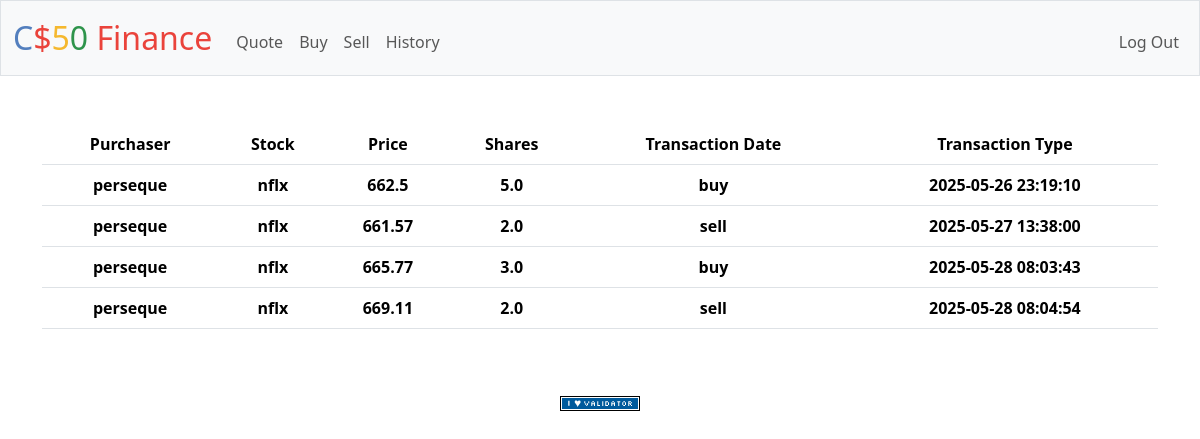
Page /history (signed in) on the earlier database version.
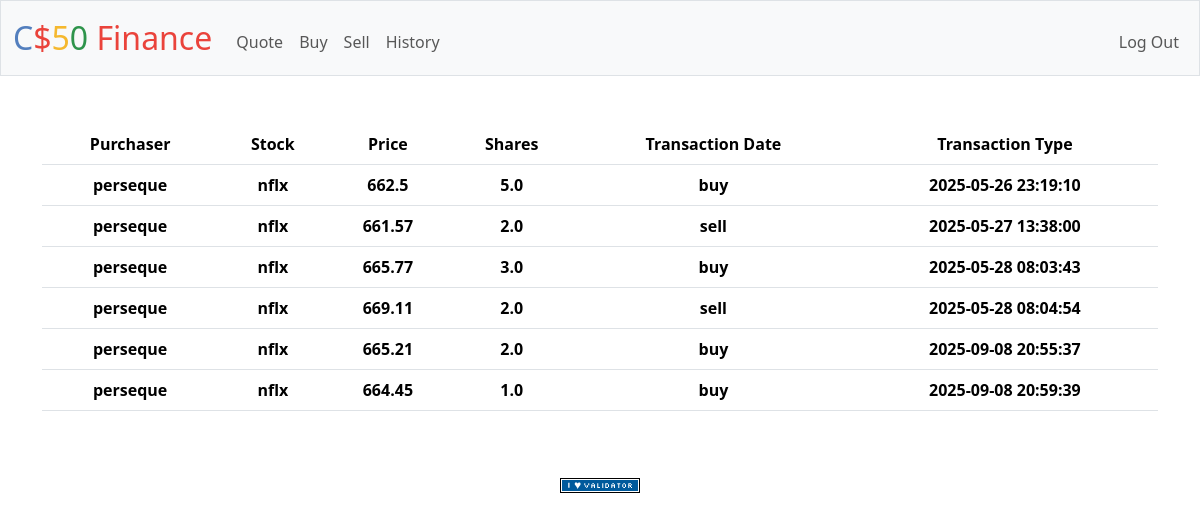
Same page on the later database version.
### tables this page shows
CREATE TABLE users (id INTEGER PRIMARY KEY AUTOINCREMENT NOT NULL, username TEXT NOT NULL, hash TEXT NOT NULL, cash NUMERIC NOT NULL DEFAULT 10000.00);

CREATE TABLE history (
                id INTEGER PRIMARY KEY AUTOINCREMENT,
                purchaser_id INTEGER NOT NULL,
                symbol TEXT NOT NULL,
                stock_price REAL NOT NULL,
                shares REAL NOT NULL,
                total_cost REAL NOT NULL,
                transaction_date TIMESTAMP DEFAULT CURRENT_TIMESTAMP,
                transaction_type TEXT CHECK(transaction_type IN ('buy', 'sell')) NOT NULL,
                FOREIGN KEY (purchaser_id) REFERENCES users(id)
            );

### app.py (the view)
@app.route("/history")
@login_required
def history():
    rows = db.execute(
        "SELECT symbol, purchaser_id, shares, stock_price, transaction_type, transaction_date FROM history"
    )
    purchaser = db.execute("SELECT username FROM users")[0]["username"]
    history = []
    for row in rows:
        history.append(
            {
                "Symbol": row["symbol"],
                "Purchaser": purchaser,
                "Stock Price": row["stock_price"],
                "Shares Owned": row["shares"],
                "Transaction Date": row["transaction_date"],
                "Transaction Type": row["transaction_type"],
            }
        )
    return render_template("history.html", history=history)

### app.py (called while the page is built)
@app.after_request
def after_request(response):
    response.headers["Cache-Control"] = "no-cache, no-store, must-revalidate"
    response.headers["Expires"] = 0
    response.headers["Pragma"] = "no-cache"
    return response

### helpers.py (called while the page is built)
def login_required(f):
    @wraps(f)
    def decorated_function(*args, **kwargs):
        if session.get("user_id") is None:
            return redirect("/login")
        return f(*args, **kwargs)
    return decorated_function

### templates/history.html
{% extends "layout.html" %}
{% block main %}
<div class="section">
  <table class="table">
    <thead>
      <tr>
        <th>Purchaser</th>
        <th>Stock</th>
        <th>Price</th>
        <th>Shares</th>
        <th>Transaction Date</th>
        <th>Transaction Type</th>
      </tr>
    </thead>
    <tbody>
      {% for item in history %}
        <tr>
        <th> {{ item["Purchaser"] }}</th>
        <th> {{ item["Symbol"] }} </th>
        <th> {{ item["Stock Price"] }} </th>
        <th> {{ item["Shares Owned"] }} </th>
        <th> {{ item["Transaction Type"] }} </th>
        <th> {{ item["Transaction Date"] }} </th>
        </tr>
      {% endfor %}
   </tbody>
  </table>
</div>
{% endblock %}

### templates/layout.html (shortened to what this page needs)
<!DOCTYPE html>
<html lang="en">
  <head>
    <link href="https://cdn.jsdelivr.net/npm/bootstrap@5.3.3/dist/css/bootstrap.min.css" rel="stylesheet">
    <link href="/static/styles.css" rel="stylesheet">
  </head>
  <body>
    <nav class="bg-light border navbar navbar-expand-md navbar-light">
      <div class="container-fluid">
        <a class="navbar-brand" href="/"><span class="blue">C</span><span class="red">$</span><span class="yellow">5</span><span class="green">0</span> <span class="red">Finance</span></a>
        <div class="collapse navbar-collapse" id="navbar">
          {% if session["user_id"] %}
          <ul class="navbar-nav me-auto mt-2">
            <li class="nav-item"><a class="nav-link" href="/quote">Quote</a></li>
            <li class="nav-item"><a class="nav-link" href="/buy">Buy</a></li>
            <li class="nav-item"><a class="nav-link" href="/sell">Sell</a></li>
            <li class="nav-item"><a class="nav-link" href="/history">History</a></li>
          </ul>
          <ul class="navbar-nav ms-auto mt-2">
            <li class="nav-item"><a class="nav-link" href="/logout">Log Out</a></li>
          </ul>
          {% else %}
          <ul class="navbar-nav ms-auto mt-2">
            <li class="nav-item"><a class="nav-link" href="/register">Register</a></li>
            <li class="nav-item"><a class="nav-link" href="/login">Log In</a></li>
          </ul>
          {% endif %}
        </div>
      </div>
    </nav>
    <main class="container py-5 text-center">
      {% block main %}{% endblock %}
    </main>
    <footer class="mb-5">
      <form action="https://validator.w3.org/check" class="text-center" enctype="multipart/form-data" method="post" target="_blank">
        <input alt="Validate" src="/static/I_heart_validator.png" type="image">
      </form>
    </footer>
  </body>
</html>

### static/styles.css (style rules this page uses)
nav .navbar-brand { font-size: xx-large; }
nav .navbar-brand .blue { color: #537fbe; }
nav .navbar-brand .red { color: #ea433b; }
nav .navbar-brand .yellow { color: #f5b82e; }
nav .navbar-brand .green { color: #2e944b; }

Differences in the rows shown:
added history: Symbol "nflx", stock_price "665.21", shares "2.0", transaction_type "buy", transaction_date "2025-09-08 20:55:37"
added history: Symbol "nflx", stock_price "664.45", shares "1.0", transaction_type "buy", transaction_date "2025-09-08 20:59:39"
Other differences:
new list line: "perseque"
